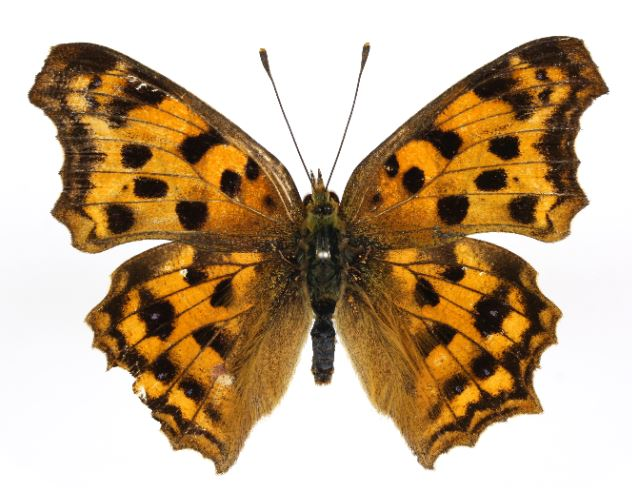
#> input picture image/Bf.jpg, 632 x 488 px, found by its file name
$ python SIFT.py
#> lines starting #> are read from the running program, lines starting #| are printed output that depends on the picture
# 이미지의 크기가 달라지더라도 이미지의 특징적인 부분을 검출
# 스케일 불변인 키포인트를 추출하고, 추출한 키 포인트들의 desriptor를 계산

# 1. Scale-space Exterma Detection 스케일-공간 극값 검출
# 가우시안 필터 후 라플라시안 (Laplacian of Gaussian : LoG) 팔터를 적용하면
# 이미지에서 다양한 크기의 방을 모양의 이미지를 검출한다.
# LoG는 다소 시간이 소요되기 때문에 가우시안 피라미드 이미지의 차를 이용한다 (Difference of Gaussian : DoG)
# DoG를 찾으면 이미지에서 스케일 - 공간 좌표상 극값을 찾는다. 만약 극값이 있으면 이를 잠재적 키포인트라 한다. (Potential Keypoint)

# 2. Keypoint Localiztion 키포인트 지역화
# 이미지에서 잠재적 키포인틀의 위치를 모두 찾았으면 정확한 결과를 위해 잠재적 키포인트들의 정제과정을 거쳐 키포인트를 추철한다.
# 테일러 전게를 이용

# 3. Orientation Assignment 방향 할당하기
# 방향성-불변이 되도록 방향을 할당한다. (회전 하더라도 이미지의 특징 보존)

# 4. KeyPoint Descriptor 키포인트 디스크립터 계산하기
# 5. Keypoint Matching

import numpy as np
import cv2

def SIFT():
    img = cv2.imread('openCV/image/bf.jpg')
#> img is the input picture: shape (488, 632, 3); mean B, G, R 141.7, 170.4, 193.4
    imgray = cv2.cvtColor(img, cv2.COLOR_BGR2GRAY)
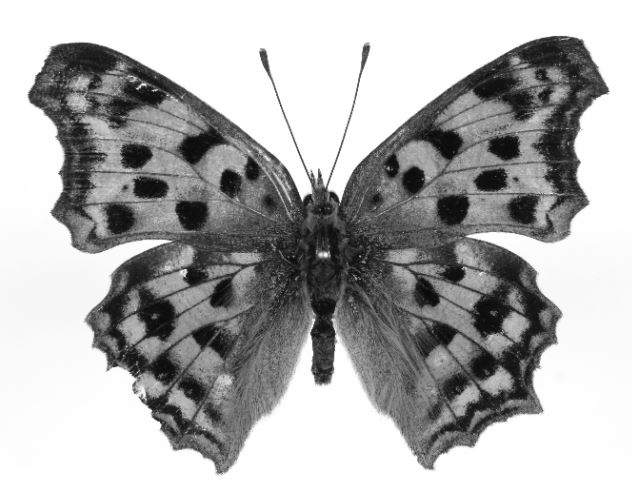
#> imgray: shape (488, 632); min 1, max 255, mean 174
    img2, img3 = None, None

    sift = cv2.xfeatures2d.SIFT_create()
    kp = sift.detect(imgray, None)
#> kp = 2255 keypoints; strongest (x, y, size): (322, 371, 15.1), (263, 54, 5.9), (366, 49, 5.7), (325, 255, 5.6)

    img2 = cv2.drawKeypoints(imgray, kp, img2)
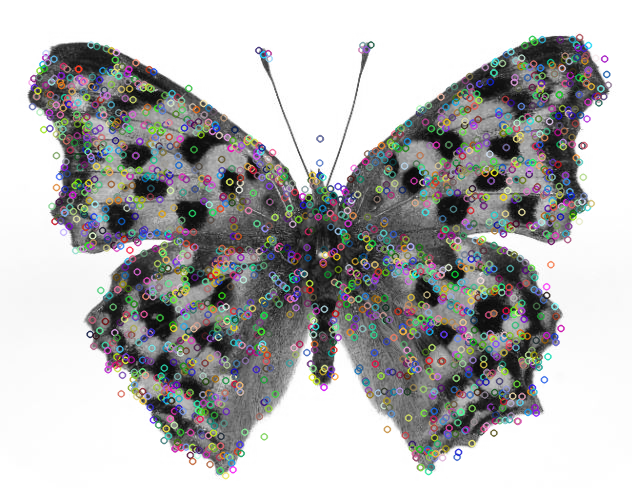
#> img2: shape (488, 632, 3); mean of channels 0, 1, 2 176.4, 176.5, 176.5; drawn as B, G, R
    img3 = cv2.drawKeypoints(imgray, kp, img3, flags=cv2.DRAW_MATCHES_FLAGS_DRAW_RICH_KEYPOINTS)
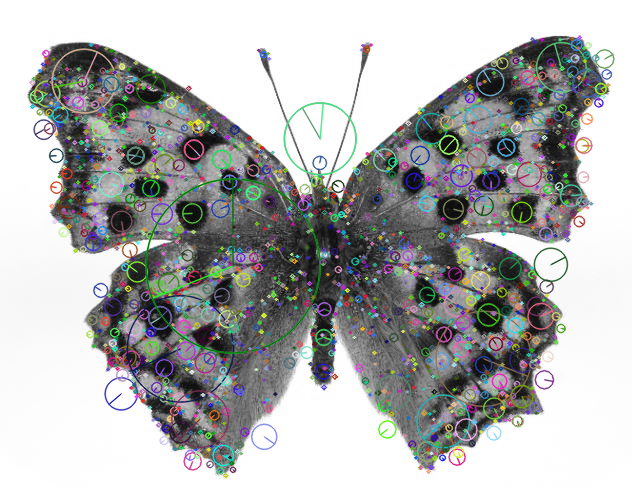
#> img3: shape (488, 632, 3); mean of channels 0, 1, 2 175.5, 176, 174.7; drawn as B, G, R

    cv2.imshow('SIFT1', img2)
    cv2.imshow('SIFT2', img3)
#> (the run stopped early here; a loop or call above may not have finished)

$ run again, with image/coin2.jpg copied over image/Bf.jpg
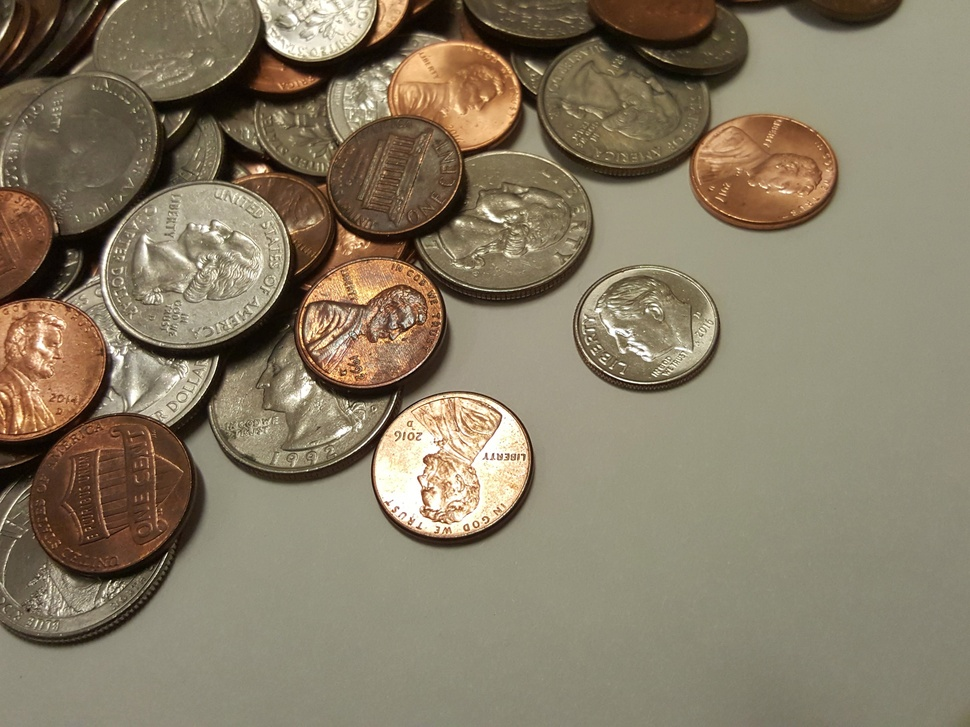
#> input picture image/coin2.jpg, 970 x 727 px, shrunk from 1920 x 1440 before the run, found by its file name
#> in SIFT, img is the input picture: shape (727, 970, 3); mean B, G, R 101.6, 123.8, 135.3
#> in SIFT, `imgray = cv2.cvtColor(img, cv2.COLOR_BGR2GRAY)`:
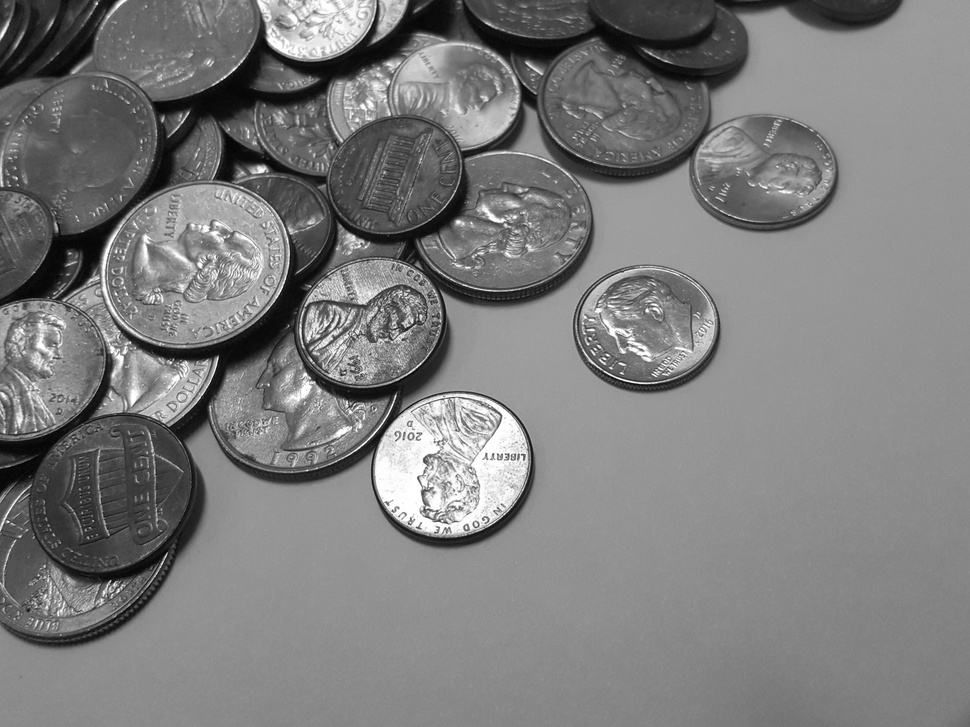
#> imgray: shape (727, 970); min 2, max 255, mean 124.7
#> kp = 2922 keypoints; strongest (x, y, size): (261, 169, 6.6), (97, 3, 1.9), (607, 355, 1.8), (647, 310, 2.5)
#> in SIFT, `img3 = cv2.drawKeypoints(imgray, kp, img3, flags=cv2.DRAW_MATCHES_FLAG..`:
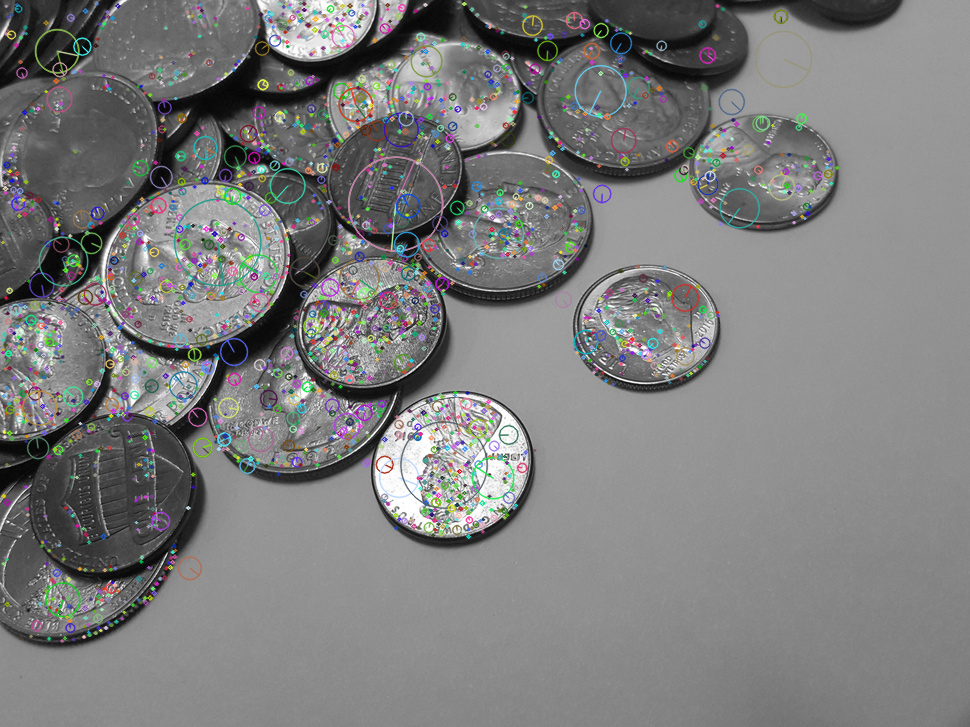
#> img3: shape (727, 970, 3); mean of channels 0, 1, 2 124.7, 124.8, 124.4; drawn as B, G, R

$ run again, with image/coin3.jpg copied over image/Bf.jpg
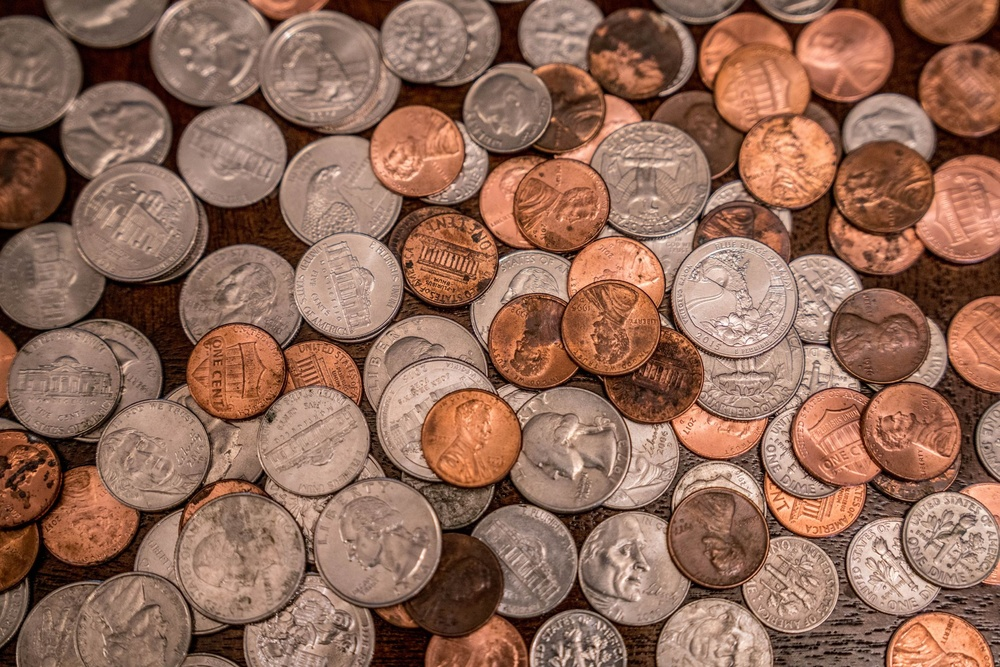
#> input picture image/coin3.jpg, 1000 x 667 px, shrunk from 2120 x 1414 before the run, found by its file name
#> in SIFT, img is the input picture: shape (667, 1000, 3); mean B, G, R 87.9, 106, 146.1
#> in SIFT, `imgray = cv2.cvtColor(img, cv2.COLOR_BGR2GRAY)`:
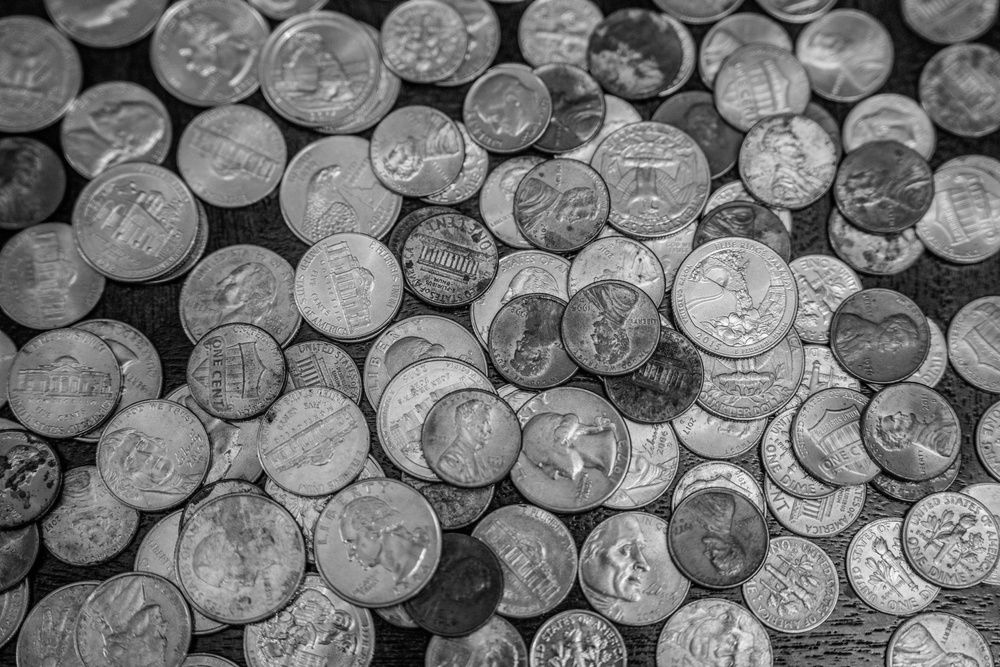
#> imgray: shape (667, 1000); min 0, max 253, mean 115.9
#> kp = 8676 keypoints; strongest (x, y, size): (640, 260, 2.1), (273, 22, 10.4), (840, 578, 2.1), (593, 647, 2.6)
#> in SIFT, `img3 = cv2.drawKeypoints(imgray, kp, img3, flags=cv2.DRAW_MATCHES_FLAG..`:
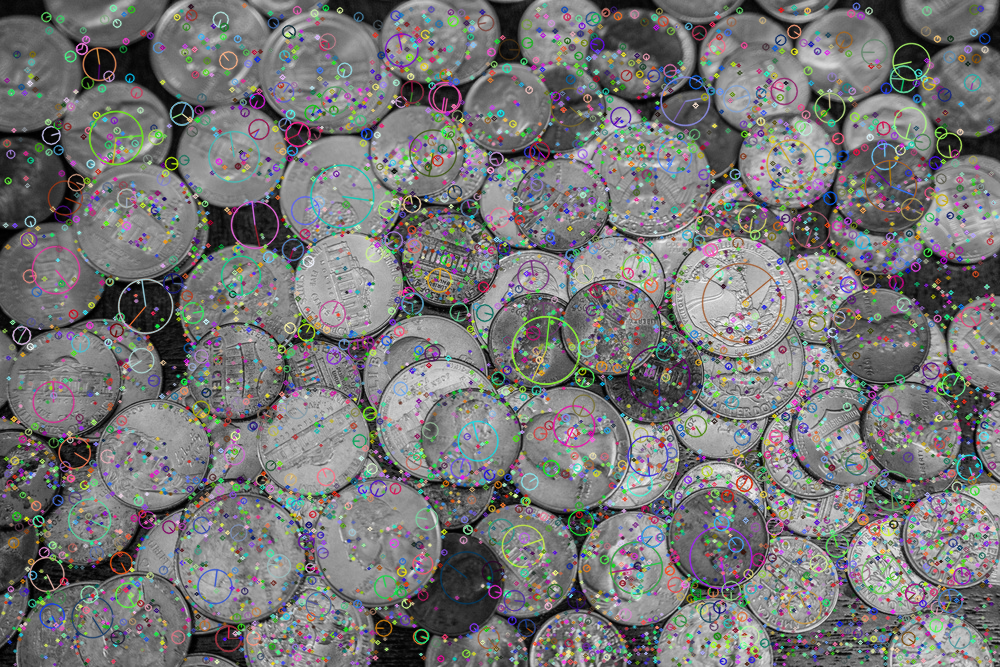
#> img3: shape (667, 1000, 3); mean of channels 0, 1, 2 117.7, 117.7, 117.9; drawn as B, G, R
